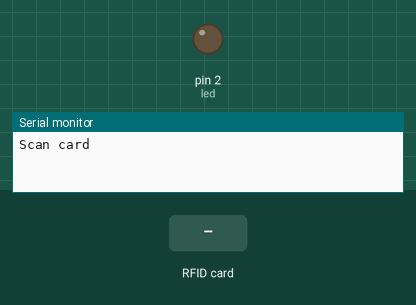
A sketch run on a simulated Arduino Uno, built with avr-gcc and run on an emulated ATmega328P. On the bench: output pins drawn as LEDs (lit = HIGH), the last lines printed to the serial monitor. The test bench sets the inputs (shaded band). Pins used as bus, display or sensor lines are not drawn.

Above: at 1.2 s.
1.3 s: RFID card 5E 7A 19 C4 held to the reader
At 2.5 s:
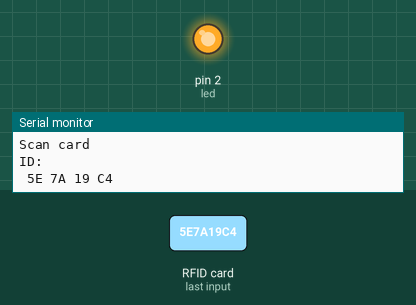
Timing chart, 0 to 4.8 s (numbered marks = the images above; inputs shaded):
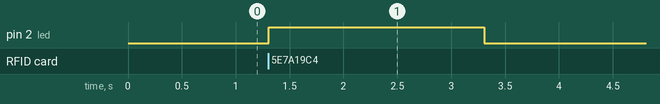

Measured:
- after the input at 1.3 s, pin 2 (led): LOW → HIGH at once, → LOW 2.0 s later

The sketch:

cek_rfid.ino
```cpp
#include <SPI.h>;
#include <MFRC522.h>;

#define pinSS 10
#define pinReset 9
MFRC522 RFID(pinSS, pinReset);
int led = 2;

void setup () {
  Serial.begin(9600);
  pinMode(led, OUTPUT);

  SPI.begin();

  RFID.PCD_Init();

  Serial.println("Scan card");

  Serial.println();
}

void loop() {
  if (! RFID.PICC_IsNewCardPresent()) {
    return;
  }

   if (! RFID.PICC_ReadCardSerial()) {
    return;
   }

   Serial.println("ID: ");
   String content = "";
   byte letter;
   for (byte i = 0; i < RFID.uid.size; i++) {
    Serial.print(RFID.uid.uidByte[i] < 0x0? " 0" : " ");
    Serial.print(RFID.uid.uidByte[i], HEX);
    content.concat(String(RFID.uid.uidByte[i] < 0x0? " 0" : " "));
    content.concat(String(RFID.uid.uidByte[i], HEX));
   }
   if(content.concat(String(RFID.uid.uidByte[1] == "xx xx xx xx"))) {
    digitalWrite (led, HIGH);
    delay(2000);
    digitalWrite(led, LOW);
   }
   else {
    digitalWrite(led, LOW);
   }
   Serial.println();
   delay(2500);
}

//KTM hamdan 80 A8 5C 90
//KTP hamdan 4 54 4E BA E2 2A 80
```
